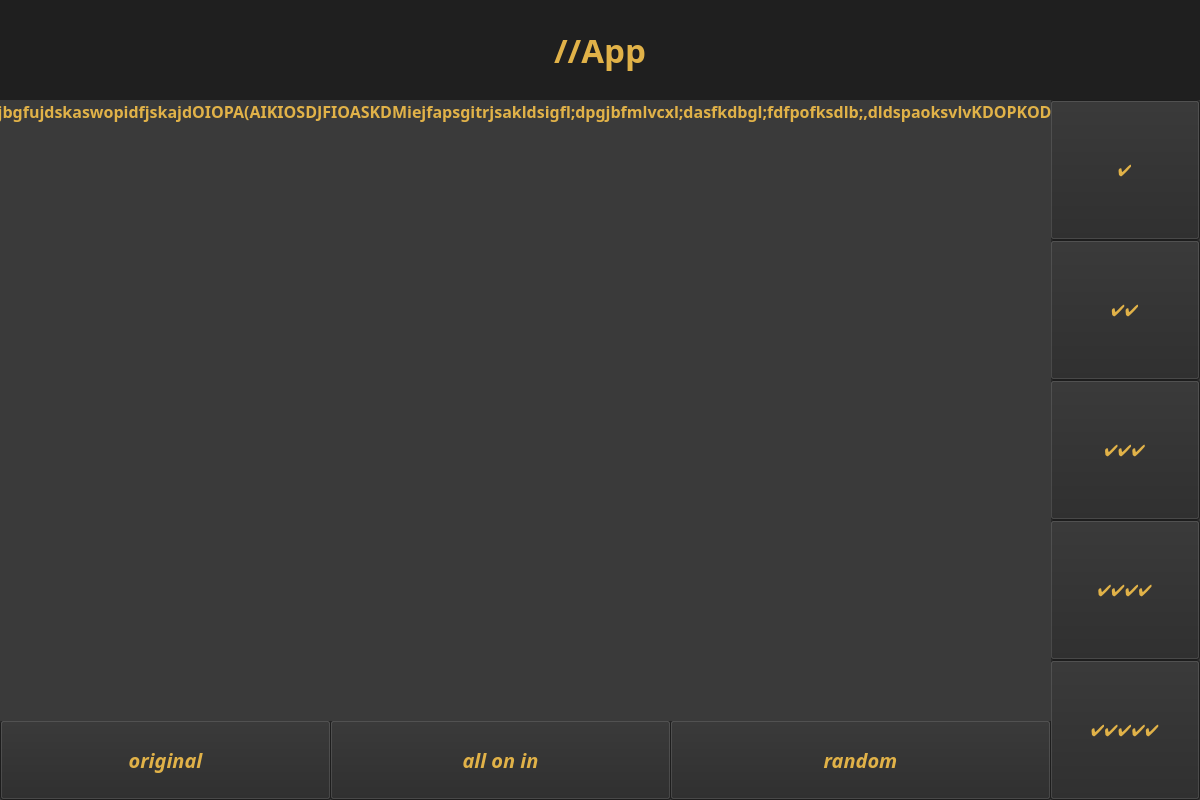
<?xml version="1.0" encoding="UTF-8"?>
<ui version="4.0">
 <class>MainWindow</class>
 <widget class="QMainWindow" name="MainWindow">
  <property name="geometry">
   <rect>
    <x>0</x>
    <y>0</y>
    <width>1200</width>
    <height>800</height>
   </rect>
  </property>
  <property name="windowTitle">
   <string>MainWindow</string>
  </property>
  <property name="styleSheet">
   <string notr="true">background-color: rgb(58, 58, 58);</string>
  </property>
  <widget class="QWidget" name="centralwidget">
   <widget class="QLabel" name="name">
    <property name="geometry">
     <rect>
      <x>0</x>
      <y>0</y>
      <width>1200</width>
      <height>100</height>
     </rect>
    </property>
    <property name="font">
     <font>
      <family>Purisa</family>
      <pointsize>25</pointsize>
      <weight>75</weight>
      <italic>false</italic>
      <bold>true</bold>
     </font>
    </property>
    <property name="styleSheet">
     <string notr="true">background-color: rgb(31, 31, 31);
color: rgb(225, 178, 72);</string>
    </property>
    <property name="text">
     <string>//App</string>
    </property>
    <property name="scaledContents">
     <bool>true</bool>
    </property>
    <property name="alignment">
     <set>Qt::AlignCenter</set>
    </property>
    <property name="wordWrap">
     <bool>true</bool>
    </property>
   </widget>
   <widget class="QPushButton" name="star_1">
    <property name="geometry">
     <rect>
      <x>1050</x>
      <y>380</y>
      <width>150</width>
      <height>140</height>
     </rect>
    </property>
    <property name="font">
     <font>
      <family>D050000L</family>
      <pointsize>12</pointsize>
      <weight>75</weight>
      <italic>false</italic>
      <bold>true</bold>
     </font>
    </property>
    <property name="styleSheet">
     <string notr="true">background-color: rgb(40, 40, 40);
color: rgb(225, 178, 72);</string>
    </property>
    <property name="text">
     <string>444</string>
    </property>
   </widget>
   <widget class="QPushButton" name="star_2">
    <property name="geometry">
     <rect>
      <x>1050</x>
      <y>520</y>
      <width>150</width>
      <height>140</height>
     </rect>
    </property>
    <property name="font">
     <font>
      <family>D050000L</family>
      <pointsize>12</pointsize>
      <weight>75</weight>
      <italic>false</italic>
      <bold>true</bold>
     </font>
    </property>
    <property name="styleSheet">
     <string notr="true">background-color: rgb(40, 40, 40);
color: rgb(225, 178, 72);</string>
    </property>
    <property name="text">
     <string>4444</string>
    </property>
   </widget>
   <widget class="QPushButton" name="star_4">
    <property name="geometry">
     <rect>
      <x>1050</x>
      <y>240</y>
      <width>150</width>
      <height>140</height>
     </rect>
    </property>
    <property name="font">
     <font>
      <family>D050000L</family>
      <pointsize>12</pointsize>
      <weight>75</weight>
      <italic>false</italic>
      <bold>true</bold>
     </font>
    </property>
    <property name="styleSheet">
     <string notr="true">background-color: rgb(40, 40, 40);
color: rgb(225, 178, 72);</string>
    </property>
    <property name="text">
     <string>44</string>
    </property>
   </widget>
   <widget class="QPushButton" name="star_5">
    <property name="geometry">
     <rect>
      <x>1050</x>
      <y>100</y>
      <width>150</width>
      <height>140</height>
     </rect>
    </property>
    <property name="font">
     <font>
      <family>D050000L</family>
      <pointsize>12</pointsize>
      <weight>75</weight>
      <italic>false</italic>
      <bold>true</bold>
     </font>
    </property>
    <property name="styleSheet">
     <string notr="true">background-color: rgb(40, 40, 40);
color: rgb(225, 178, 72);</string>
    </property>
    <property name="text">
     <string>4</string>
    </property>
   </widget>
   <widget class="QPushButton" name="star_3">
    <property name="geometry">
     <rect>
      <x>1050</x>
      <y>660</y>
      <width>150</width>
      <height>140</height>
     </rect>
    </property>
    <property name="font">
     <font>
      <family>D050000L</family>
      <pointsize>12</pointsize>
      <weight>75</weight>
      <italic>false</italic>
      <bold>true</bold>
     </font>
    </property>
    <property name="styleSheet">
     <string notr="true">background-color: rgb(40, 40, 40);
color: rgb(225, 178, 72);</string>
    </property>
    <property name="text">
     <string>44444</string>
    </property>
   </widget>
   <widget class="QPushButton" name="random">
    <property name="geometry">
     <rect>
      <x>670</x>
      <y>720</y>
      <width>381</width>
      <height>80</height>
     </rect>
    </property>
    <property name="font">
     <font>
      <family>Purisa</family>
      <pointsize>15</pointsize>
      <weight>75</weight>
      <italic>true</italic>
      <bold>true</bold>
     </font>
    </property>
    <property name="styleSheet">
     <string notr="true">background-color: rgb(40, 40, 40);
color: rgb(225, 178, 72);</string>
    </property>
    <property name="text">
     <string>random</string>
    </property>
   </widget>
   <widget class="QPushButton" name="original">
    <property name="geometry">
     <rect>
      <x>0</x>
      <y>720</y>
      <width>331</width>
      <height>80</height>
     </rect>
    </property>
    <property name="font">
     <font>
      <family>Purisa</family>
      <pointsize>15</pointsize>
      <weight>75</weight>
      <italic>true</italic>
      <bold>true</bold>
     </font>
    </property>
    <property name="styleSheet">
     <string notr="true">background-color: rgb(40, 40, 40);
color: rgb(225, 178, 72);</string>
    </property>
    <property name="text">
     <string>original</string>
    </property>
   </widget>
   <widget class="QPushButton" name="aloin">
    <property name="geometry">
     <rect>
      <x>330</x>
      <y>720</y>
      <width>341</width>
      <height>80</height>
     </rect>
    </property>
    <property name="font">
     <font>
      <family>Purisa</family>
      <pointsize>15</pointsize>
      <weight>75</weight>
      <italic>true</italic>
      <bold>true</bold>
     </font>
    </property>
    <property name="styleSheet">
     <string notr="true">background-color: rgb(40, 40, 40);
color: rgb(225, 178, 72);</string>
    </property>
    <property name="text">
     <string>all on in</string>
    </property>
   </widget>
   <widget class="QLabel" name="rewievs">
    <property name="geometry">
     <rect>
      <x>0</x>
      <y>100</y>
      <width>1051</width>
      <height>621</height>
     </rect>
    </property>
    <property name="font">
     <font>
      <family>Purisa</family>
      <pointsize>12</pointsize>
      <weight>75</weight>
      <bold>true</bold>
     </font>
    </property>
    <property name="autoFillBackground">
     <bool>false</bool>
    </property>
    <property name="styleSheet">
     <string notr="true">background-color: rgb(58, 58, 58);
color: rgb(225, 178, 72);</string>
    </property>
    <property name="text">
     <string>sirueoawpdjbgfujdskaswopidfjskajdOIOPA(AIKIOSDJFIOASKDMiejfapsgitrjsakldsigfl;dpgjbfmlvcxl;dasfkdbgl;fdfpofksdlb;,dldspaoksvlvKDOPKODOEFKDASOP</string>
    </property>
    <property name="textFormat">
     <enum>Qt::AutoText</enum>
    </property>
    <property name="scaledContents">
     <bool>true</bool>
    </property>
    <property name="alignment">
     <set>Qt::AlignHCenter|Qt::AlignTop</set>
    </property>
    <property name="wordWrap">
     <bool>true</bool>
    </property>
    <property name="margin">
     <number>50</number>
    </property>
    <property name="openExternalLinks">
     <bool>false</bool>
    </property>
   </widget>
  </widget>
 </widget>
 <resources/>
 <connections/>
</ui>
